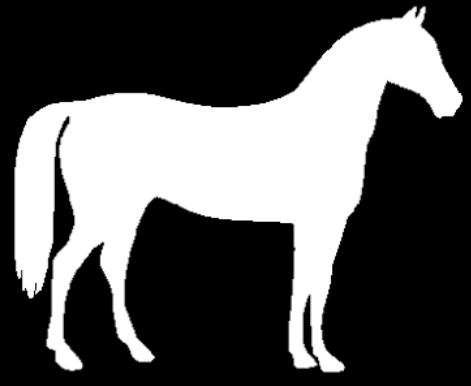
#> input picture CODE_MO_PHONG/skeletonization/123.png, 471 x 386 px
$ python sleketonation.py
#> lines starting #> are read from the running program, lines starting #| are printed output that depends on the picture; after the words box and inside, x2 and y2 are one past the last pixel; in counts of white or black regions, pixels touching at a corner belong together
import cv2
import numpy as np
import os

# Load the image in grayscale mode
img = cv2.imread('123.png', cv2.IMREAD_GRAYSCALE)
#> img is the input picture: shape (386, 471); min 0, max 255, mean 89

# Threshold the image to convert it into binary image
_, img_bin = cv2.threshold(img, 128, 255, cv2.THRESH_BINARY)
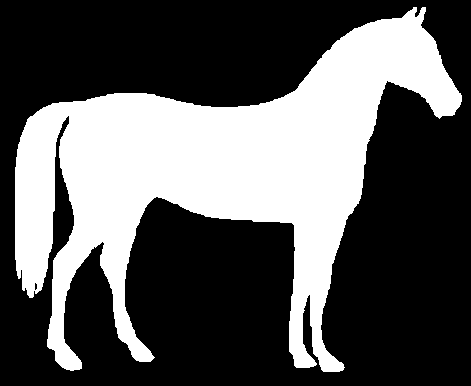
#> img_bin: shape (386, 471); 34.9% white; 1 white region, box (x1, y1, x2, y2) and area: (15, 7, 462, 372) 63522

# Apply skeletonization
size = np.size(img_bin)
#> size = 181806
skel = np.zeros(img_bin.shape, np.uint8)
element = cv2.getStructuringElement(cv2.MORPH_CROSS, (3, 3))
done = False
while not done:
    eroded = cv2.erode(img_bin, element)
    temp = cv2.dilate(eroded, element)
    temp = cv2.subtract(img_bin, temp)
    skel = cv2.bitwise_or(skel, temp)
    img_bin = eroded.copy()

    zeros = size - cv2.countNonZero(img_bin)
    if zeros == size:
        done = True
#> this loop made 70 passes
#> zeros on passes 1 to 12: 120778, 123251, 125689, 128085, 130450, 132758, 134935, 136927, 138761, 140465, 142104, 143698
#> pass 1, `eroded = cv2.erode(img_bin, element)`:
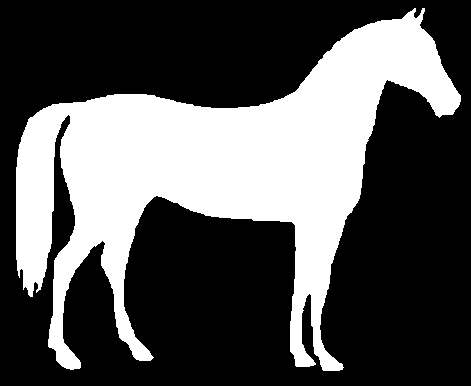
#> eroded: shape (386, 471); 33.6% white; 1 white region, box (x1, y1, x2, y2) and area: (16, 8, 461, 371) 61028
#> pass 1, `temp = cv2.subtract(img_bin, temp)`:
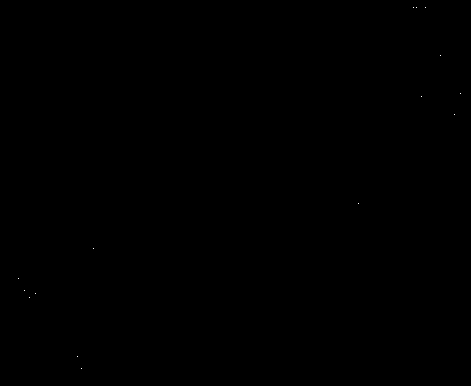
#> temp: shape (386, 471); 0.01% white in thin lines or dots, all inside (x1, y1, x2, y2) = (18, 7, 461, 369)
#> pass 2, `eroded = cv2.erode(img_bin, element)`:
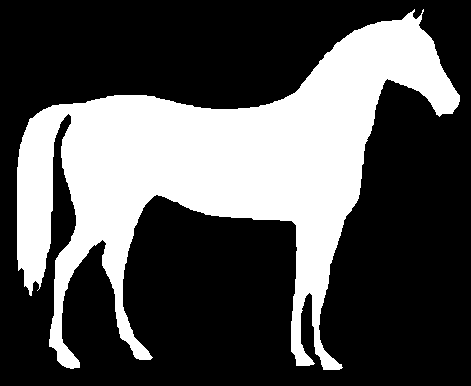
#> eroded: shape (386, 471); 32.2% white; 1 white region, box (x1, y1, x2, y2) and area: (17, 9, 460, 370) 58555
#> after the loop: eroded: shape (386, 471); every value is 0
#> after the loop:
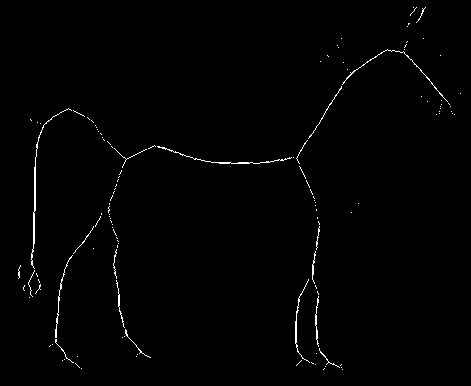
#> skel: shape (386, 471); 0.93% white in thin lines or dots, all inside (x1, y1, x2, y2) = (18, 7, 461, 370)

# Save the result in the same directory
filename = os.path.splitext(os.path.basename('123.png'))[0]
output_path = f"{filename}_skeleton.png"
cv2.imwrite(output_path, skel)

# Display the result
cv2.imshow("Original Image", img)
cv2.imshow("Skeletonized Image", skel)
cv2.waitKey(0)
cv2.destroyAllWindows()
